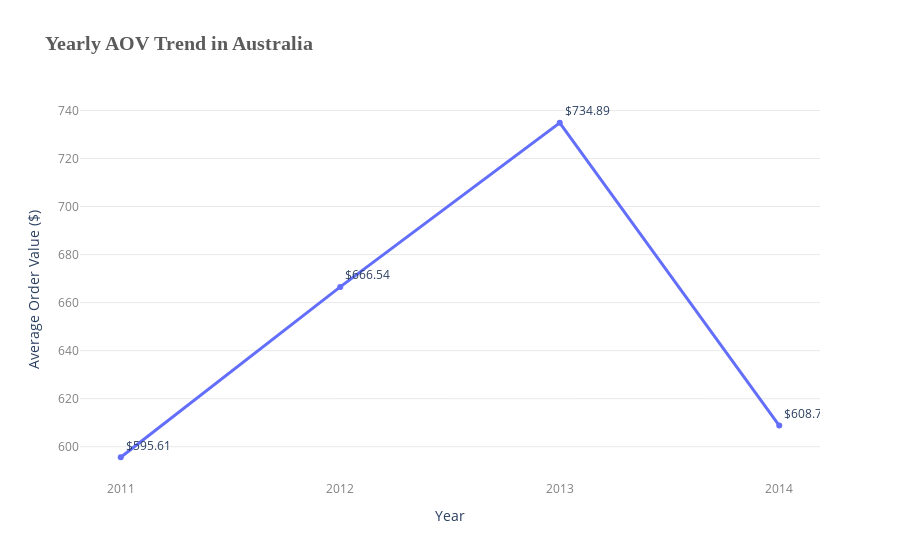

The notebook cell saved with this chart:
### Code cell
australia_df = df[df['Country'] == 'Australia']

australia_aov = australia_df.groupby('Year').agg({'Sales': 'sum', 'Order.ID': 'nunique'}).reset_index()
australia_aov['AOV'] = australia_aov['Sales'] / australia_aov['Order.ID']

fig = px.line(
    australia_aov, x='Year', y='AOV', markers=True,
    title="<b>Yearly AOV Trend in Australia</b>",
    labels={'AOV': 'Average Order Value ($)', 'Year': 'Year'},
    text=australia_aov['AOV'].apply(lambda x: f"${x:,.2f}")
)

fig.update_traces(textposition='top right', line=dict(width=3))
fig.update_layout(
    title_font_size=20,
    title_font_family="Liberation Serif",
    title_font_color="#5b5b5b",
    plot_bgcolor='white'
)

fig.update_yaxes(showgrid=True, gridwidth=0.5, gridcolor='lightgray', tickfont=dict(color='gray'))
fig.update_xaxes(tickmode="linear", dtick=1, tickfont=dict(color='gray'))

fig.show()

### Figure 1 — Plotly figure (JSON) as saved in the notebook; plotly's stock layout.template omitted (floating-point values rounded to 4 significant figures)
{"data": [{"hovertemplate": "Year=%{x}<br>Average Order Value ($)=%{y}<br>text=%{text}<extra></extra>", "legendgroup": "", "line": {"color": "#636efa", "dash": "solid", "width": 3}, "marker": {"symbol": "circle"}, "mode": "lines+markers+text", "name": "", "orientation": "v", "showlegend": false, "text": ["$595.61", "$666.54", "$734.89", "$608.78"], "textposition": "top right", "type": "scatter", "x": [2011, 2012, 2013, 2014], "xaxis": "x", "y": [595.6, 666.5, 734.9, 608.8], "yaxis": "y"}], "layout": {"legend": {"tracegroupgap": 0}, "plot_bgcolor": "white", "title": {"font": {"color": "#5b5b5b", "family": "Liberation Serif", "size": 20}, "text": "<b>Yearly AOV Trend in Australia</b>"}, "xaxis": {"anchor": "y", "domain": [0, 1], "dtick": 1, "tickfont": {"color": "gray"}, "tickmode": "linear", "title": {"text": "Year"}}, "yaxis": {"anchor": "x", "domain": [0, 1], "gridcolor": "lightgray", "gridwidth": 0.5, "showgrid": true, "tickfont": {"color": "gray"}, "title": {"text": "Average Order Value ($)"}}}}
